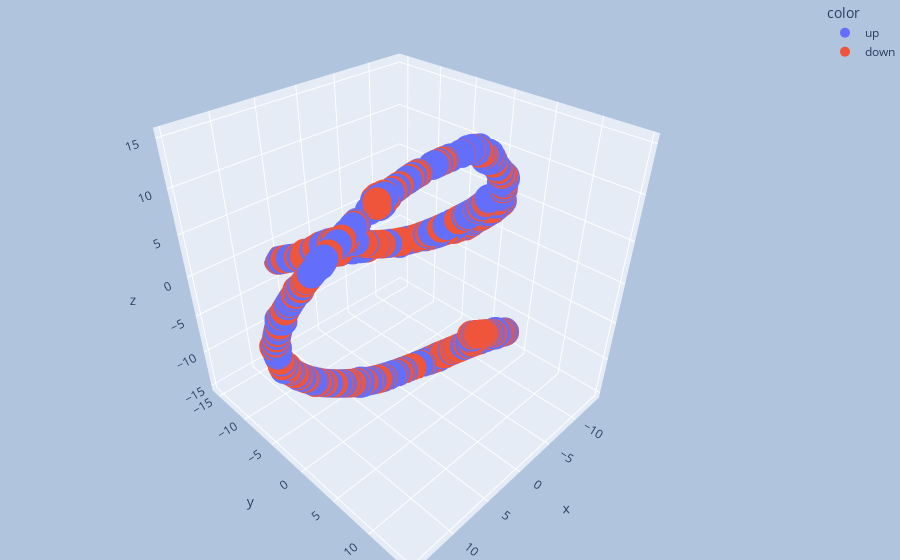

Notebook cell for this chart:
### Code cell
draw_tsne(n_iter=1000, n_components=3, metric='euclidean', title='', size = 10)

### Figure 1 — Plotly figure (JSON) as saved in the notebook; plotly's stock layout.template omitted (floating-point values rounded to 4 significant figures; data arrays with more than 128 entries replaced by an {"elided": "..."} marker saying what was removed)
{"data": [{"hovertemplate": "color=up<br>x=%{x}<br>y=%{y}<br>z=%{z}<extra></extra>", "legendgroup": "up", "marker": {"color": "#636efa", "line": {"width": 0}, "size": 10, "symbol": "circle"}, "mode": "markers", "name": "up", "scene": "scene", "showlegend": true, "type": "scatter3d", "x": {"elided": "476 float values"}, "y": {"elided": "476 float values"}, "z": {"elided": "476 float values"}}, {"hovertemplate": "color=down<br>x=%{x}<br>y=%{y}<br>z=%{z}<extra></extra>", "legendgroup": "down", "marker": {"color": "#EF553B", "line": {"width": 0}, "size": 10, "symbol": "circle"}, "mode": "markers", "name": "down", "scene": "scene", "showlegend": true, "type": "scatter3d", "x": {"elided": "423 float values"}, "y": {"elided": "423 float values"}, "z": {"elided": "423 float values"}}], "layout": {"legend": {"title": {"text": "color"}, "tracegroupgap": 0}, "margin": {"b": 0, "l": 0, "r": 0, "t": 0}, "paper_bgcolor": "LightSteelBlue", "scene": {"domain": {"x": [0, 1], "y": [0, 1]}, "xaxis": {"title": {"text": "x"}}, "yaxis": {"title": {"text": "y"}}, "zaxis": {"title": {"text": "z"}}}}}
